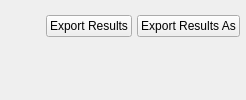
    <widget class="QFrame" name="frameExport">
     <property name="frameShape">
      <enum>QFrame::NoFrame</enum>
     </property>
     <property name="frameShadow">
      <enum>QFrame::Plain</enum>
     </property>
     <layout class="QVBoxLayout" name="verticalLayout">
      <property name="leftMargin">
       <number>6</number>
      </property>
      <property name="topMargin">
       <number>6</number>
      </property>
      <property name="rightMargin">
       <number>6</number>
      </property>
      <property name="bottomMargin">
       <number>6</number>
      </property>
      <item>
       <widget class="QFrame" name="frameExportButton">
        <property name="enabled">
         <bool>true</bool>
        </property>
        <property name="frameShape">
         <enum>QFrame::NoFrame</enum>
        </property>
        <property name="frameShadow">
         <enum>QFrame::Raised</enum>
        </property>
        <layout class="QHBoxLayout" name="horizontalLayout">
         <property name="spacing">
          <number>5</number>
         </property>
         <property name="leftMargin">
          <number>0</number>
         </property>
         <property name="topMargin">
          <number>0</number>
         </property>
         <property name="rightMargin">
          <number>0</number>
         </property>
         <property name="bottomMargin">
          <number>0</number>
         </property>
         <item>
          <spacer name="horizontalSpacer">
           <property name="orientation">
            <enum>Qt::Horizontal</enum>
           </property>
           <property name="sizeHint" stdset="0">
            <size>
             <width>40</width>
             <height>20</height>
            </size>
           </property>
          </spacer>
         </item>
         <item>
          <widget class="QPushButton" name="btnExport">
           <property name="text">
            <string>Export Results</string>
           </property>
          </widget>
         </item>
         <item>
          <widget class="QPushButton" name="btnExportResultsAs">
           <property name="text">
            <string>Export Results As</string>
           </property>
          </widget>
         </item>
        </layout>
       </widget>
      </item>
      <item>
       <widget class="QLabel" name="labelExportPath">
        <property name="text">
         <string/>
        </property>
        <property name="alignment">
         <set>Qt::AlignRight|Qt::AlignTrailing|Qt::AlignVCenter</set>
        </property>
       </widget>
      </item>
     </layout>
    </widget>
